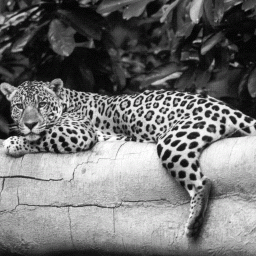
#> input picture imgs/jaguar.gif, 256 x 256 px, found by its file name
$ jupyter execute task2.ipynb
#> lines starting #> are read from the running program, lines starting #| are printed output that depends on the picture
#> further down, source_im is the input picture: shape (256, 256, 3); mean R, G, B 114.6, 114.6, 114.6
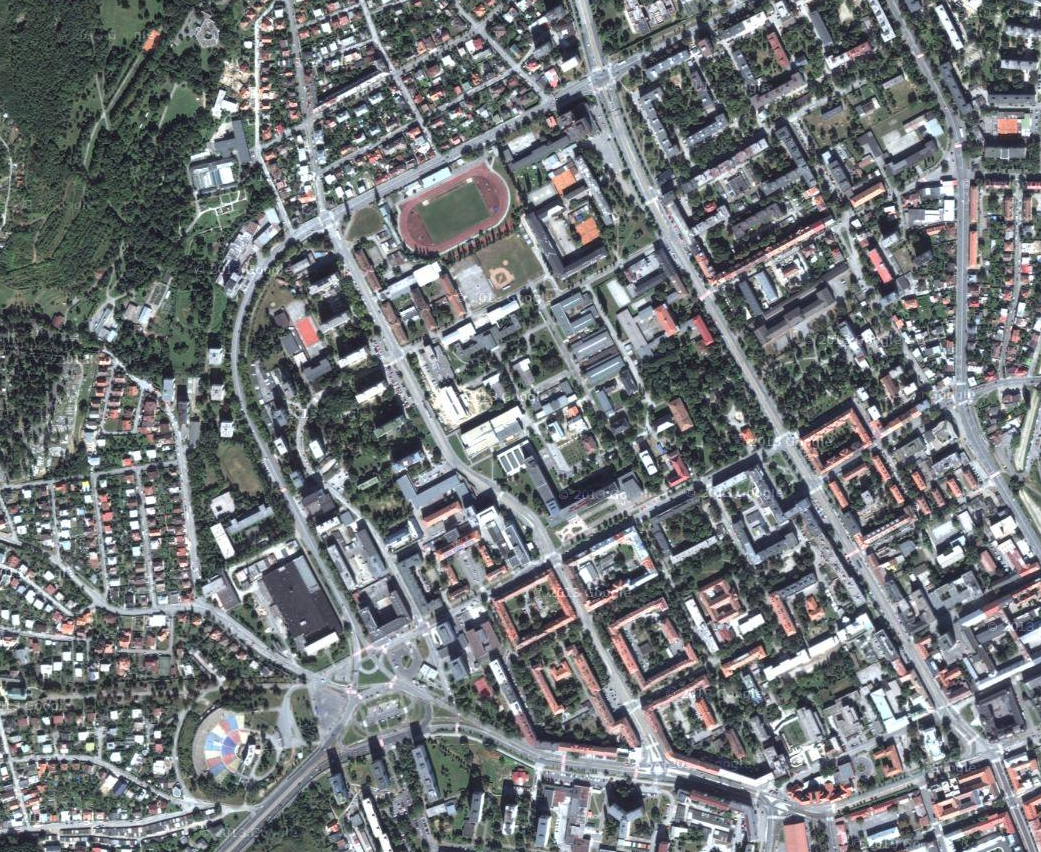
#> input picture imgs/TUKE_aerial.png, 1041 x 852 px, found by its file name
#> further down, target_im is the input picture: shape (852, 1041, 3); mean R, G, B 114, 118.6, 121.3
[cell 1]
import matplotlib.pyplot as plt
import numpy as np
from skimage.color import rgb2gray
import imageio as im
from skimage import data, io, transform

[cell 2]
def histVisualization(x, y, gray_source_im, gray_target_im, newWidth, newHeight):

    plt.figure(figsize=(15,10))

    plt.subplot(311)
    plt.title("Vstupny vyrez")
    plt.imshow(gray_source_im[x:(newWidth + x), y:(newHeight + y)], cmap="gray")

    plt.subplot(312)
    plt.title("Povodny histogram vstupneho vyrezu")
    plt.hist(gray_source_im[x:(newWidth + x), y:(newHeight + y)].ravel(), bins=50, color='#0504aa')

    plt.subplot(313)
    plt.title("Cielovy histogram vyrezu")
    plt.hist(gray_target_im[x:(newWidth + x), y:(newHeight + y)].ravel(), bins=50, color='#0504aa')

[cell 3]
def adap_hist_matching(source_im, target_im, D):

#> called with D = 5
    source_width = int(source_im.shape[1])
#> source_width = 256
    souce_height = int(source_im.shape[0])
#> souce_height = 256

    target_width = int(source_im.shape[1])
#> target_width = 256
    target_height = int(source_im.shape[0])
#> target_height = 256

    if (source_width == target_width and souce_height == target_height):
        newWidth = source_width // D
#> newWidth = 51
        newHeight = souce_height // D
#> newHeight = 51
    else:
        target_im = transform.resize(target_im, (souce_height, source_width))
        newWidth = source_width // D
        newHeight = souce_height // D

    gray_source_im = (rgb2gray(source_im))
    gray_target_im = (rgb2gray(target_im))
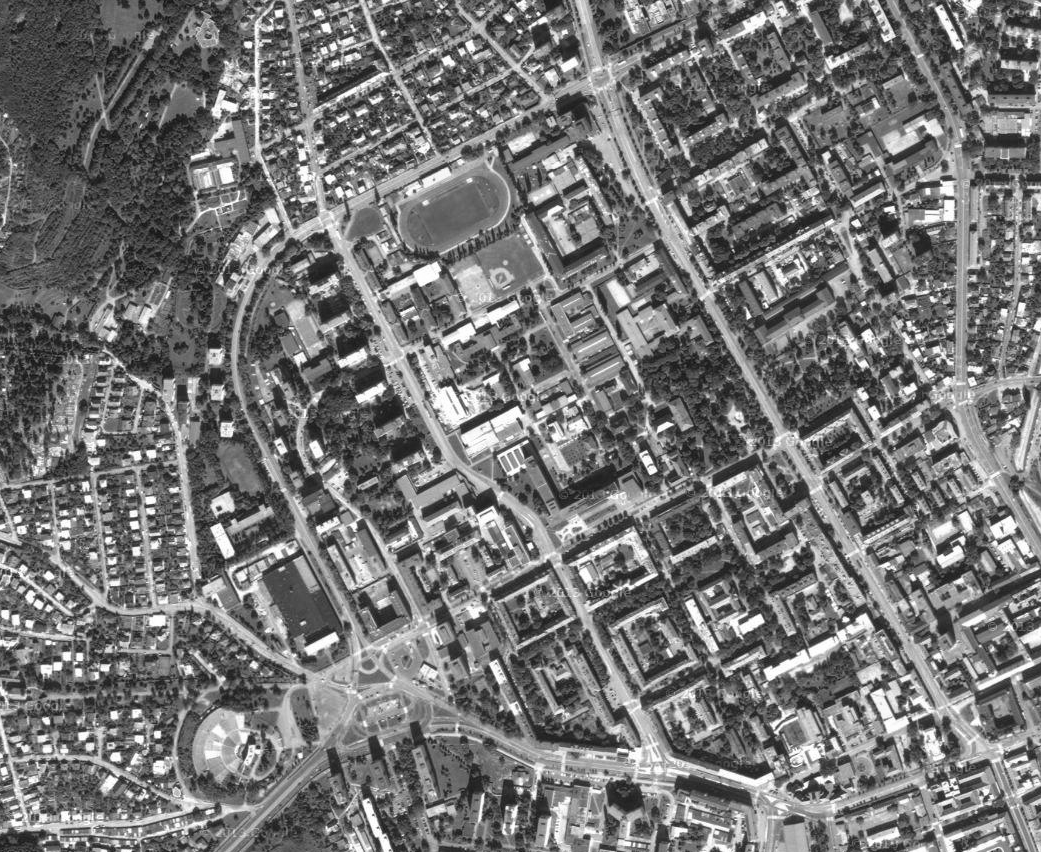
#> gray_target_im: shape (852, 1041) float64; min 0.0182, max 1, mean 0.462

    x, y = 0, 0

    for i in range(0, D):
        for j in range(0, D):

            source_values, source_unique_indices, source_counts = np.unique(gray_source_im[x:(newWidth + x), y:(newHeight + y)].ravel(), return_inverse=True, return_counts=True)
            target_values, target_counts = np.unique(gray_target_im[x:(newWidth + x), y:(newHeight + y)].ravel(), return_counts=True)

            source_quantiles = np.cumsum(source_counts) / gray_source_im[x:(newWidth + x), y:(newHeight + y)].size
            target_quantiles = np.cumsum(target_counts) / gray_target_im[x:(newWidth + x), y:(newHeight + y)].size

            interpolation_values = np.interp(source_quantiles, target_quantiles, target_values)
            gray_source_im[x:(newWidth + x), y:(newHeight + y)] = interpolation_values[source_unique_indices].reshape(gray_source_im[x:(newWidth + x), y:(newHeight + y)].shape)

            if (i == 1 and j == 0):
                histVisualization(x, y, gray_source_im, gray_target_im, newWidth, newHeight)

            y = y + int(newHeight)
        x = x + int(newWidth)
        y = 0
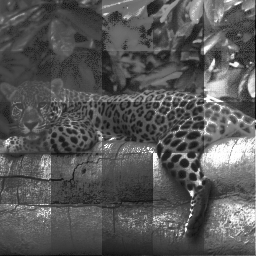
#> gray_source_im: shape (256, 256) float64; min 0.0213, max 1, mean 0.345
#> after the loop, x = 255

    return gray_source_im

[cell 4]
source_im = im.imread("imgs/jaguar.gif")
target_im = im.imread("imgs/TUKE_aerial.png")
D = 5

final_im = adap_hist_matching(source_im,target_im,D)

plt.figure(figsize=(15,10))
plt.subplot(211)
plt.title("Vystupny histogram")
plt.hist(final_im.ravel(), bins=50, color='#0504aa')

plt.subplot(212)
plt.title("Vystupny vyrez pre cely obrazok")
plt.imshow(final_im, cmap="gray")
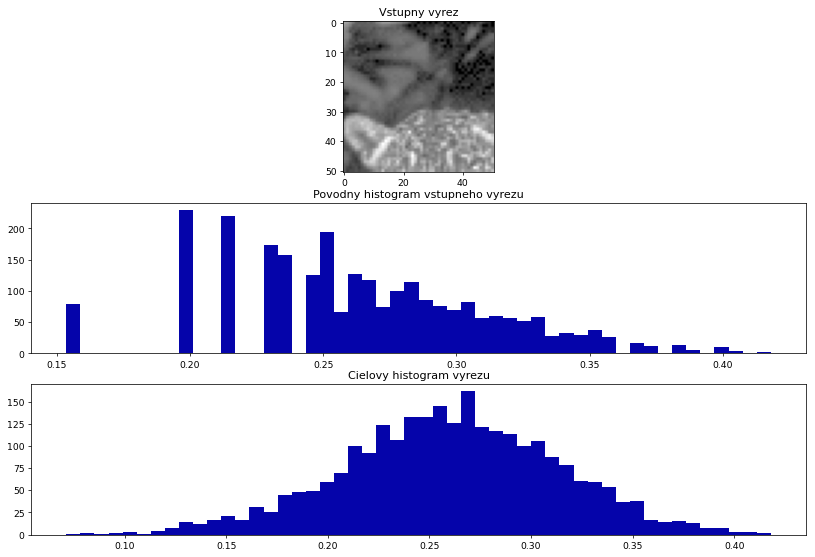
#> figure drawn by matplotlib, 3 panels; panel 2: tallest bar 230 high, from x = 0.196 to 0.201; panel 3: tallest bar 162 high, from x = 0.265 to 0.272
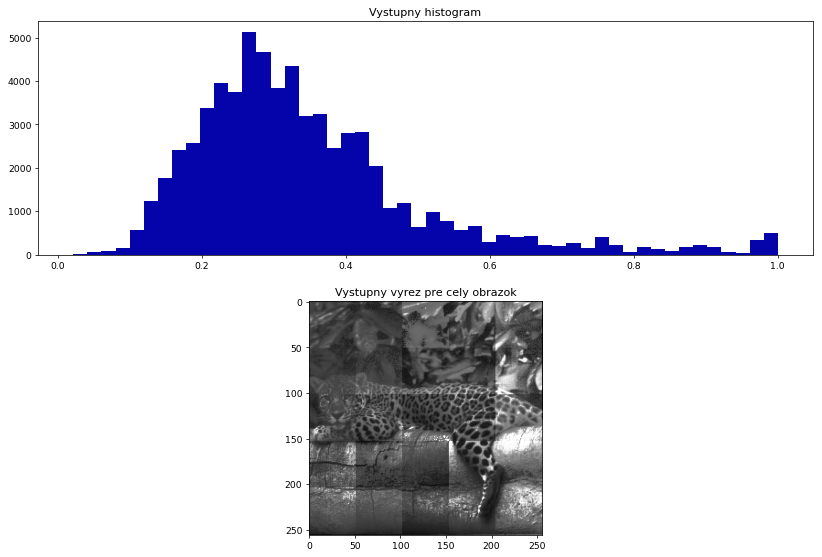
#> figure drawn by matplotlib, 2 panels; panel 1: tallest bar 5121 high, from x = 0.256 to 0.276
